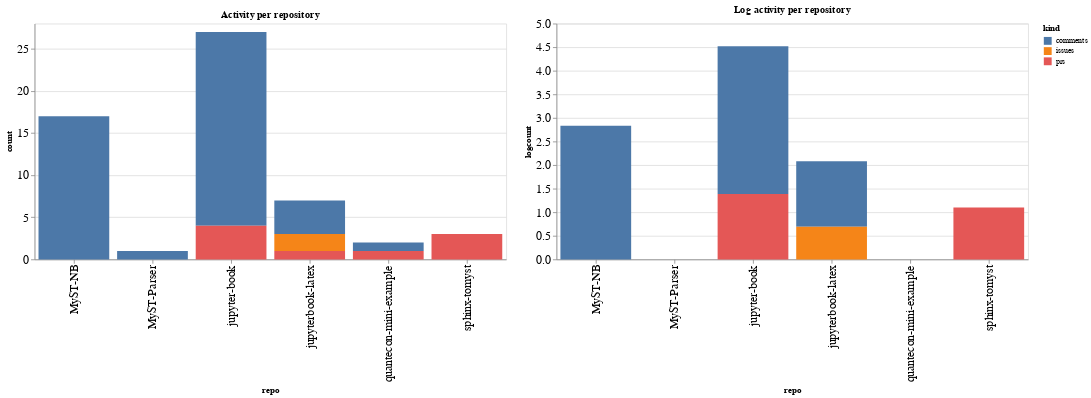

The cell this chart's notebook holds for it:
### Code cell
ch1 = alt.Chart(repo_summaries, width=600, title="Activity per repository").mark_bar().encode(
    x='repo',
    y='count',
    color='kind',
    tooltip="kind"
)

ch2 = alt.Chart(repo_summaries, width=600, title="Log activity per repository").mark_bar().encode(
    x='repo',
    y='logcount',
    color='kind',
    tooltip="kind"
)

ch1 | ch2

### Figure 1 — Vega-Lite specification as saved in the notebook (floating-point values rounded to 4 significant figures)
{"config": {"axisLeft": {"labelFontSize": 15}, "axisBottom": {"labelFontSize": 15}}, "hconcat": [{"mark": "bar", "encoding": {"color": {"type": "nominal", "field": "kind"}, "tooltip": {"type": "nominal", "field": "kind"}, "x": {"type": "nominal", "field": "repo"}, "y": {"type": "quantitative", "field": "count"}}, "title": "Activity per repository", "width": 600}, {"mark": "bar", "encoding": {"color": {"type": "nominal", "field": "kind"}, "tooltip": {"type": "nominal", "field": "kind"}, "x": {"type": "nominal", "field": "repo"}, "y": {"type": "quantitative", "field": "logcount"}}, "title": "Log activity per repository", "width": 600}], "data": {"name": "data-d28dc01b5915b5dd4da8305ddc7fd5f2"}, "$schema": "https://vega.github.io/schema/vega-lite/v4.8.1.json", "datasets": {"data-d28dc01b5915b5dd4da8305ddc7fd5f2": [{"repo": "MyST-NB", "kind": "comments", "count": 17, "logcount": 2.833}, {"repo": "MyST-Parser", "kind": "comments", "count": 1, "logcount": 0.0}, {"repo": "jupyter-book", "kind": "comments", "count": 23, "logcount": 3.135}, {"repo": "jupyter-book", "kind": "prs", "count": 4, "logcount": 1.386}, {"repo": "jupyterbook-latex", "kind": "comments", "count": 4, "logcount": 1.386}, {"repo": "jupyterbook-latex", "kind": "issues", "count": 2, "logcount": 0.6931}, {"repo": "jupyterbook-latex", "kind": "prs", "count": 1, "logcount": 0.0}, {"repo": "quantecon-mini-example", "kind": "comments", "count": 1, "logcount": 0.0}, {"repo": "quantecon-mini-example", "kind": "prs", "count": 1, "logcount": 0.0}, {"repo": "sphinx-tomyst", "kind": "prs", "count": 3, "logcount": 1.099}]}}
